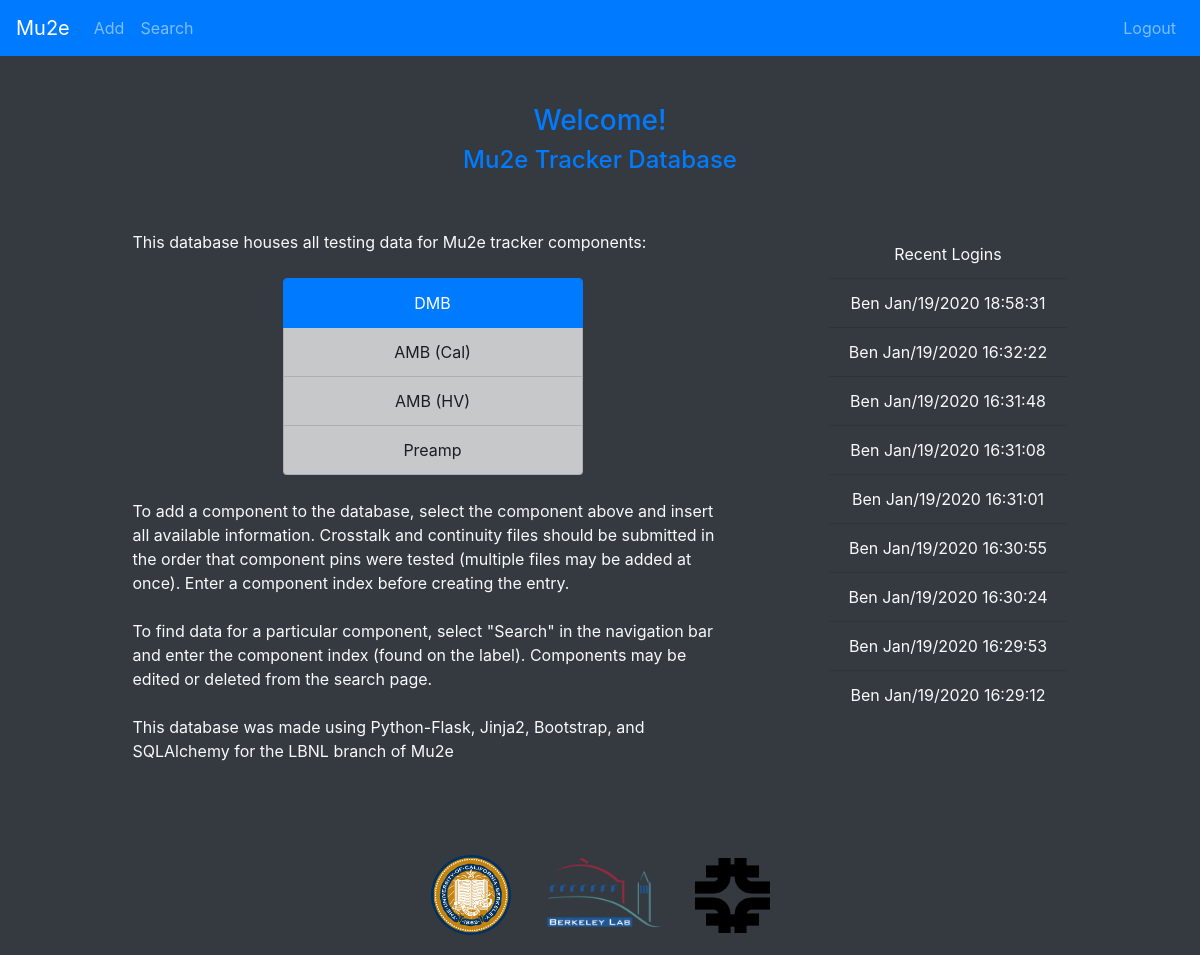
The page / (signed in) on the database as committed earlier.
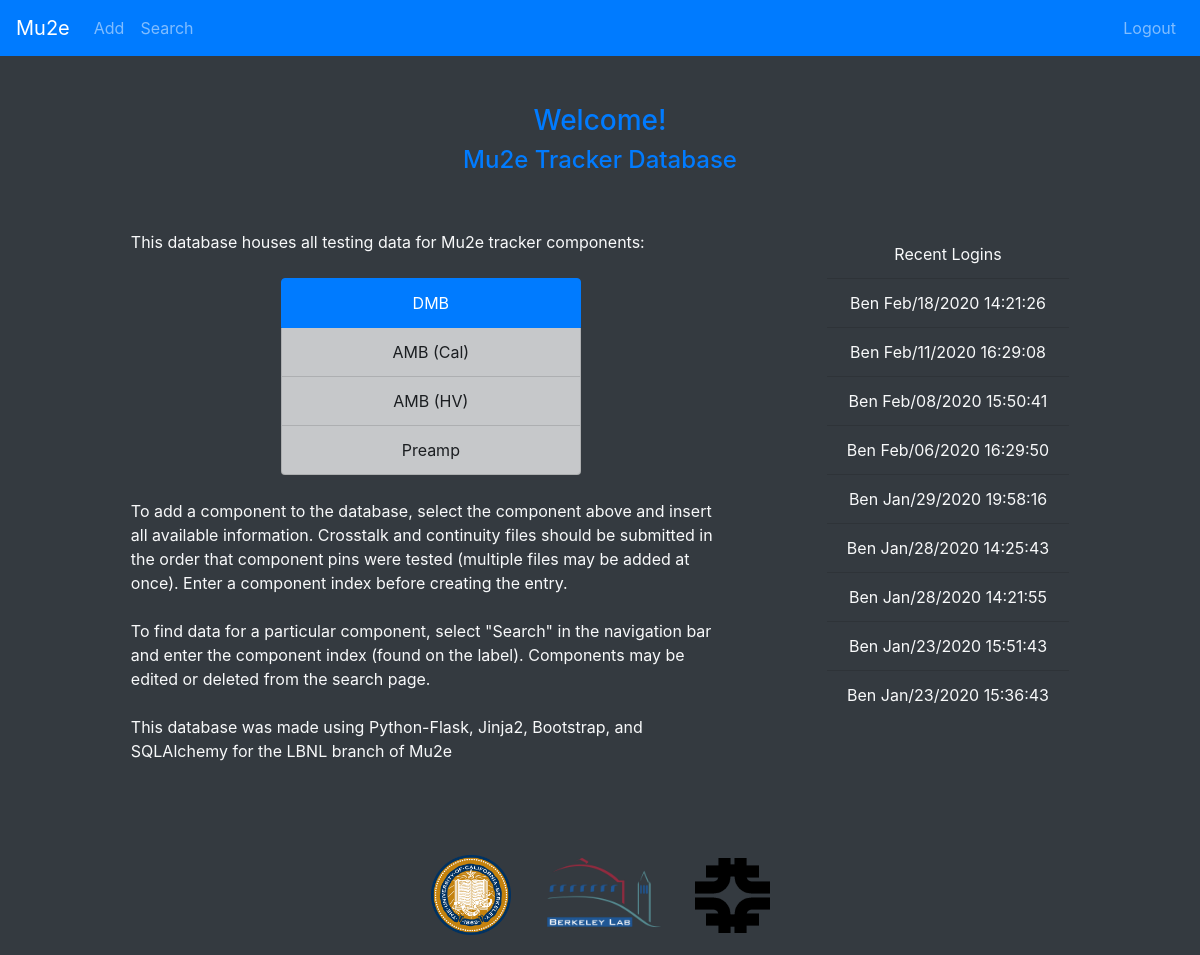
The same page on the database as committed later.
### manager.py (models this page shows)
class User(db.Model):
    name = db.Column(db.String(80), nullable=False)
    date = db.Column(db.DateTime(), nullable=False, primary_key=True)
    def __repr__(self):
        return self.name + "\t\t" + self.date.strftime("%b/%d/%Y %H:%M:%S")

### manager.py (the view)
@app.route("/", methods=["GET", "POST"])
def home():
    if not session.get('logged_in'):
        return render_template('login.html')
    else:
        recentUsers = User.query.order_by(User.date.desc()).limit(9)
        return render_template('home.html', users=recentUsers)

### templates/home.html (shortened to what this page needs)
<!doctype html>
<html lang="en">
  <head>
    <link rel="stylesheet" href="https://stackpath.bootstrapcdn.com/bootstrap/4.4.1/css/bootstrap.min.css">
  </head>
  <body class="text-light bg-dark">
    <nav class="navbar navbar-expand-lg navbar-dark bg-primary">
      <a class="navbar-brand" href="/">Mu2e</a>
      <div class="collapse navbar-collapse" id="navbarSupportedContent">
        <ul class="navbar-nav mr-auto">
          <li class="nav-item">
              <a class="nav-link" data-toggle="dropdown" id="dropdownMenuButton">Add</a>
          </li>
          <li class="nav-item">
            <a class="nav-link" href="search">Search</a>
          </li>
        </ul>
      </div>
      <div class="navbar-collapse collapse w-100 order-3 dual-collapse2">
        <ul class="navbar-nav ml-auto">
          <li>
            <a class="nav-link navbar-right" href="logout">Logout</a>
          </li>
        </ul>
      </div>
    </nav>
    <br><br>
    <h3 class="text-center text-primary">Welcome!</h3>
    <h4 class="text-center text-primary">Mu2e Tracker Database</h4>
    <br><br>
    <div class="d-flex justify-content-center">
        <div class="text-left mr-5 w-50">
            This database houses all testing data for Mu2e tracker components: <br><br>
            <div class="d-flex justify-content-center">
              <div class="list-group w-50 text-center">
                <a href="/addDMB" class="list-group-item active">DMB</a>
                <li class="list-group-item list-group-item-dark">AMB (Cal)</li>
                <li class="list-group-item list-group-item-dark">AMB (HV)</li>
                <li class="list-group-item list-group-item-dark">Preamp</li>
              </div>
            </div>
          <br>
          To add a component to the database,
          select the component above and insert all available information.
          Crosstalk and continuity files should be submitted in the order that component pins were tested
          (multiple files may be added at once). Enter a component index before creating the entry.
          <br><br>
          To find data for a particular component, select "Search" in the navigation bar
          and enter the component index (found on the label). Components may be edited or deleted
          from the search page.
          <br><br>
          This database was made using Python-Flask, Jinja2, Bootstrap,
          and SQLAlchemy for the LBNL branch of Mu2e
        </div>
        <div class="text-center ml-5 w-auto">
          <ul class="list-group list-group-flush w-auto ">
            <li class="list-group-item text-center bg-dark text-light">Recent Logins</li>
            {% for user in users %}
              <li class="list-group-item text-center bg-dark text-light">{{user}}</li>
            {% endfor %}
          </ul>
        </div>
    </div>
    <br><br><br>
    <div class="d-flex justify-content-around">
      <div class="d-flex align-items-center">
        <img src="/static/images/Berkeley.png" width="80" height="80" class="mr-3">
        <img src="/static/images/lbnl.png" width="120" height="120" class="mr-3 ml-3">
        <img src="/static/images/Fermilab.png" width="75" height="75" class="ml-3">
      </div>
    </div>
  </body>
</html>

Rows that differ between the two databases and show on the page:
no longer on this page (row unchanged): User: name+date "Ben Jan/19/2020 18:58:31"
no longer on this page (row unchanged): User: name+date "Ben Jan/19/2020 16:32:22"
no longer on this page (row unchanged): User: name+date "Ben Jan/19/2020 16:31:48"
no longer on this page (row unchanged): User: name+date "Ben Jan/19/2020 16:31:08"
no longer on this page (row unchanged): User: name+date "Ben Jan/19/2020 16:31:01"
no longer on this page (row unchanged): User: name+date "Ben Jan/19/2020 16:30:55"
no longer on this page (row unchanged): User: name+date "Ben Jan/19/2020 16:30:24"
no longer on this page (row unchanged): User: name+date "Ben Jan/19/2020 16:29:53"
no longer on this page (row unchanged): User: name+date "Ben Jan/19/2020 16:29:12"
added User: name+date "Ben Feb/18/2020 14:21:26"
added User: name+date "Ben Feb/11/2020 16:29:08"
added User: name+date "Ben Feb/08/2020 15:50:41"
added User: name+date "Ben Feb/06/2020 16:29:50"
added User: name+date "Ben Jan/29/2020 19:58:16"
added User: name+date "Ben Jan/28/2020 14:25:43"
added User: name+date "Ben Jan/28/2020 14:21:55"
added User: name+date "Ben Jan/23/2020 15:51:43"
added User: name+date "Ben Jan/23/2020 15:36:43"
